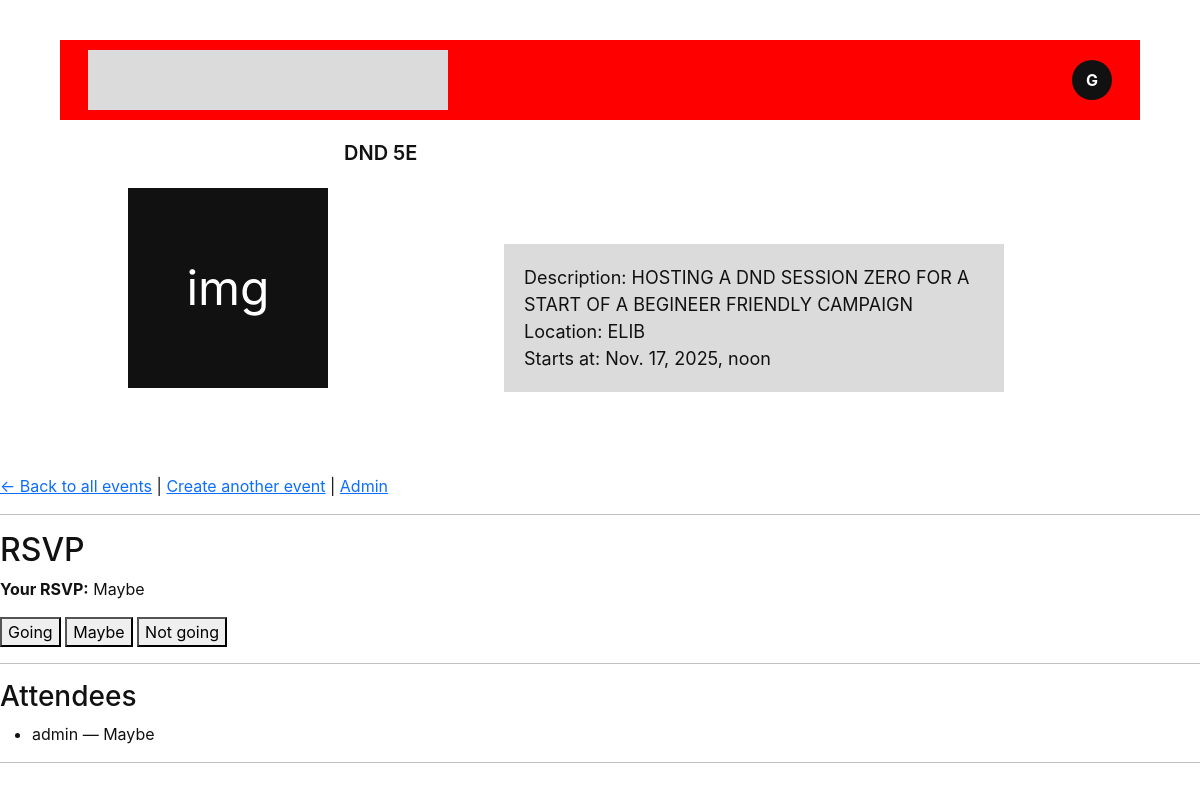
The app's page /events/1/ (signed in) with its own data.
### app/models.py (models this page shows, shortened)
class Event(models.Model):
    PUBLIC = 'public'
    PRIVATE = 'private'
    VISIBILITY_CHOICES = [
        (PUBLIC, 'Public'),
        (PRIVATE, 'Private'),
    ]
    title = models.CharField(max_length=100)
    description = models.TextField(blank=True)
    host = models.ForeignKey(Profile, on_delete=models.CASCADE, related_name='hosted_events')
    location = models.CharField(max_length=255)
    starts_at = models.DateTimeField()
    capacity = models.PositiveIntegerField()
    visibility = models.CharField(max_length=10, choices=VISIBILITY_CHOICES, default=PUBLIC)
    interests = models.ManyToManyField(Interest, blank=True, related_name='events')
    created_at = models.DateTimeField(auto_now_add=True)
    class Meta:
        ordering = ['starts_at']
        indexes = [
            models.Index(fields=['starts_at']),
        ]

class RSVP(models.Model):
    class Meta:
        constraints = [models.UniqueConstraint(fields=['user', 'event'], name='unique_rsvp')]
    GOING = 'going'
    MAYBE = 'maybe'
    NO = 'no'
    STATUS_CHOICES = [
        (GOING, 'Going'),
        (MAYBE, 'Maybe'),
        (NO, 'Not going')
    ]
    user = models.ForeignKey(Profile, on_delete=models.CASCADE)
    event = models.ForeignKey(Event, on_delete=models.CASCADE, related_name='rsvps')
    status = models.CharField(max_length=10, choices=STATUS_CHOICES)
    created_at = models.DateTimeField(auto_now_add=True)

class Profile(models.Model):
    user = models.OneToOneField(User, on_delete=models.CASCADE)
    fullname = models.CharField(max_length=100, blank=True)
    birthday = models.DateField(blank=True, null=True)
    phone_number = models.CharField(max_length=20, blank=True)
    display_name = models.CharField(max_length=30, blank=True)
    bio = models.TextField(blank=True)
    interests = models.ManyToManyField('Interest', blank=True)

### app/views.py (the view)
# urls.py: path('events/<int:event_id>/', views.event_detail, name='event_detail'),
@login_required
def event_detail(request, event_id):
    event = get_object_or_404(Event, id=event_id)
    my_rsvp = RSVP.objects.filter(user=request.user.profile, event=event).first()
    attendees = event.rsvps.select_related('user')
    return render(request,"app/event_detail.html",{"event": event,"my_rsvp": my_rsvp,"attendees": attendees,},)

### app/templates/app/event_detail.html (shortened to what this page needs)
<!doctype html>
<html lang="en">
<head>
  <link href="https://cdn.jsdelivr.net/npm/bootstrap@5.3.2/dist/css/bootstrap.min.css" rel="stylesheet">
</head>
<body>
  <div class="events-section" id="eventsSection">
    <div class="topbar">
      <div class="brand-box"></div>
      <a href="{% url 'profile' %}" style="text-decoration: none;">
      <button class="avatar btn bun-custom" >G</button>
      </a>
    </div>
    <div class="event-card">
      <div class="profile-thumb">img</div>
      <div class="event-meta">
        <div class="event-title">{{ event.title }}</div>
        <div class="event-desc">
          Description: {{event.description}}<br>
          Location: {{event.location}}<br>
          Starts at: {{event.starts_at}}
        </div>
      </div>
    </div>
  </div>
  <p>
    <a href="{% url 'event_list' %}">← Back to all events</a> |
    <a href="{% url 'event_create' %}">Create another event</a> |
    <a href="/admin/">Admin</a>
  </p>
  <hr>
  <h2>RSVP</h2>
  {% if my_rsvp %}
    <p><strong>Your RSVP:</strong> {{ my_rsvp.get_status_display }}</p>
  {% else %}
    <p><strong>Your RSVP:</strong> You haven't RSVPed yet.</p>
  {% endif %}
  <form method="post" action="{% url 'rsvp_event' event.id %}">
    <button type="submit" name="status" value="going">Going</button>
    <button type="submit" name="status" value="maybe">Maybe</button>
    <button type="submit" name="status" value="no">Not going</button>
  </form>
  <hr>
  <h3>Attendees</h3>
  <ul>
    {% for rsvp in attendees %}
      <li>
        {{ rsvp.user.display_name }} — {{ rsvp.get_status_display }}
      </li>
    {% empty %}
      <li>No RSVPs yet.</li>
    {% endfor %}
  </ul>
  <hr>
</body>
</html>

### app/templates/app/event_detail.html (style rules this page uses)
html, body { height: 100%; margin: 0; }
body { background: #fff; font-family: Inter, system-ui, -apple-system, "Segoe UI", Roboto, "Helvetica Neue", Arial; color: #111; overflow-x: hidden; }
.events-section { padding: 40px 60px; }
.topbar { height: 80px; display: flex; align-items: center; justify-content: space-between; padding: 12px 28px; background: red; width: 100%; }
.brand-box { width: 360px; height: 60px; background: #dbdbdb; }
.avatar { width: 40px; height: 40px; border-radius: 50%; background: #111; color: #fff; display: flex; align-items: center; justify-content: center; font-weight: 700; }
.event-card { display: flex; padding: 18px; margin-bottom: 28px; align-items: right; gap: 16px; break-inside: avoid; }
.profile-thumb { width: 200px; height: 200px; background: #111; margin-top: 50px; margin-left: 50px; display: flex; align-items: center; justify-content: center; color: white; font-size: 48px; }
.event-meta { flex: 1; }
.event-title { font-size: 20px; font-weight: 600; margin-bottom: 6px; }
.event-desc { font-size: 18px; margin-bottom: 10px; position: relative; left: 160px; top: 70px; background: #dbdbdb; width: 500px; height 700px; padding: 20px; margin-bottom: 50px; display: flex; }

### records on screen
Event: title "DND 5E", description "HOSTING A DND SESSION ZERO FOR A START OF A BEGINEER FRIENDLY CAMPAIGN", location "ELIB", starts_at "Nov. 17, 2025, noon"
RSVP: status "Maybe", user.display_name "admin"
